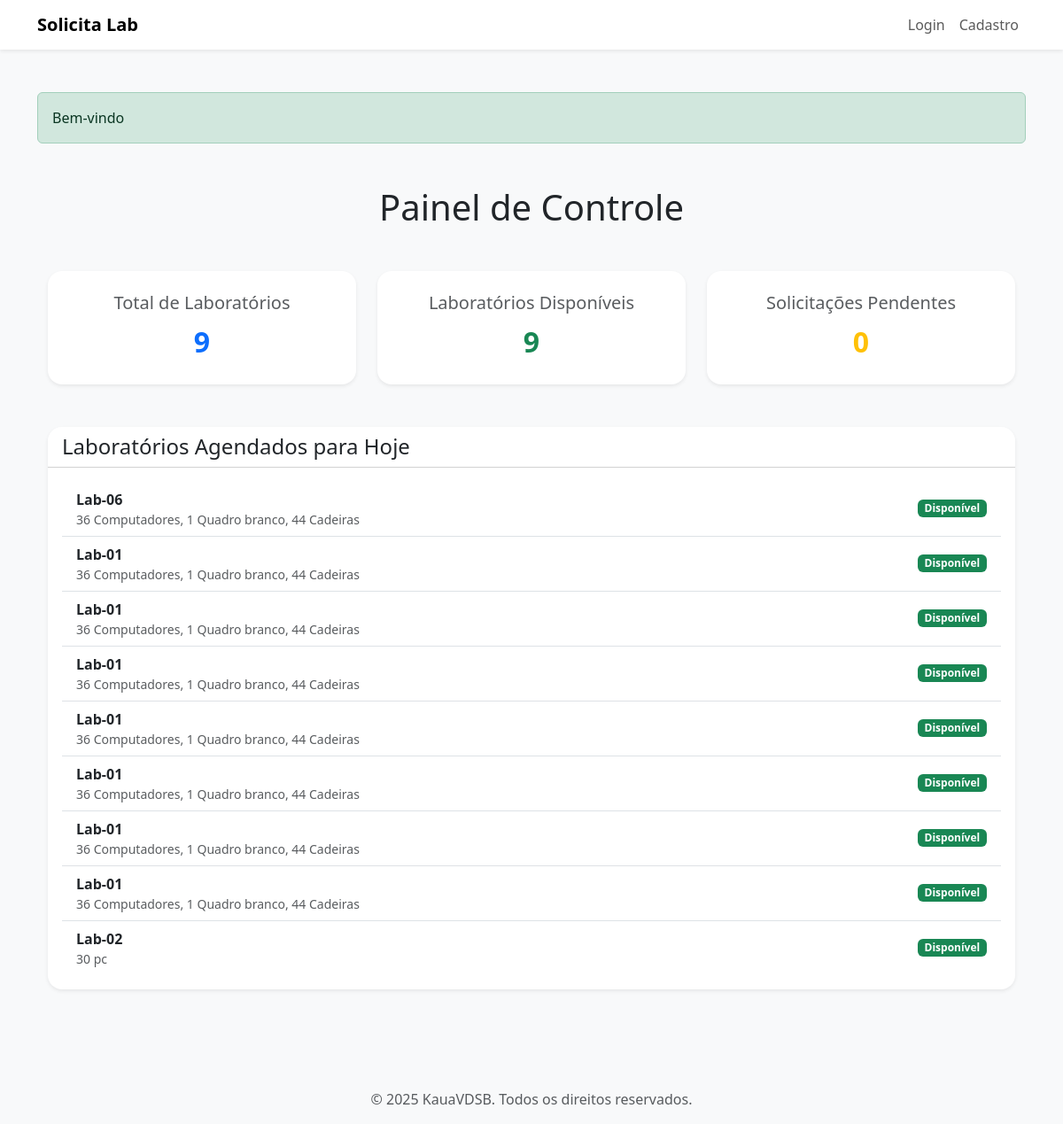
The page / on the database its author committed.
### app/models.py (models this page shows)
class Laboratorio(db.Model):
    __tablename__ = 'labs'
    id = db.Column(db.Integer, primary_key=True)
    nome = db.Column(db.String(50), nullable=False)
    capacidade = db.Column(db.Integer, nullable=False)
    equipamentos = db.Column(db.String(200), nullable=False)
    abertura = db.Column(db.Time, nullable=False)
    fechamento = db.Column(db.Time, nullable=False)
    status = db.Column(db.String(12), default="Disponível", nullable=False)
    """ Relacao um-para-muitos: Um laboratorio pode ter muitas Solicitacoes.
        aponta para lab em Solicitacao.
    """
    solicitacoes = db.relationship(
        'Solicitacao', back_populates='lab', lazy=True
    )

### app/routes.py (the view)
@app.route("/") #/homepage é padrão
def homepage():
    labs_total = Laboratorio.query.count()
    labs_disponiveis = Laboratorio.query.filter_by(status='Disponível').count()
    solicitacoes_pendentes = Solicitacao.query.filter_by(status='Pendente').count()
    labs_agendados = Laboratorio.query.all()
    message=''
    if current_user.is_authenticated:
        username = User.query.get(current_user.id).nome
        message = f', {username}'
    flash(f'Bem-vindo{message}', 'success')
    return render_template(
        "index.html",
        labs_total=labs_total,
        labs_disponiveis=labs_disponiveis,
        solicitacoes_pendentes=solicitacoes_pendentes,
        labs=labs_agendados
    )

### app/templates/index.html (shortened to what this page needs)
{% extends 'base/base_bs.html' %}
{% block content %}
<div class="container my-5">
    <h1 class="text-center mb-5">Painel de Controle</h1>
    <div class="row g-4 mb-5">
        <div class="col-md-4">
            <div class="card shadow-sm text-center border-0 rounded-4">
                <div class="card-body p-4">
                    <h5 class="card-title text-muted">Total de Laboratórios</h5>
                    <p class="card-text fs-2 fw-bold text-primary">{{ labs_total }}</p>
                </div>
            </div>
        </div>
        <div class="col-md-4">
            <div class="card shadow-sm text-center border-0 rounded-4">
                <div class="card-body p-4">
                    <h5 class="card-title text-muted">Laboratórios Disponíveis</h5>
                    <p class="card-text fs-2 fw-bold text-success">{{ labs_disponiveis }}</p>
                </div>
            </div>
        </div>
        <div class="col-md-4">
            <div class="card shadow-sm text-center border-0 rounded-4">
                <div class="card-body p-4">
                    <h5 class="card-title text-muted">Solicitações Pendentes</h5>
                    <p class="card-text fs-2 fw-bold text-warning">{{ solicitacoes_pendentes }}</p>
                </div>
            </div>
        </div>
    </div>
    <div class="row">
        <div class="col-12">
            <div class="card shadow-sm border-0 rounded-4">
                <div class="card-header bg-white rounded-top-4">
                    <h4 class="mb-0">Laboratórios Agendados para Hoje</h4>
                </div>
                <div class="card-body">
                    {% if labs %}
                        <ul class="list-group list-group-flush">
                            {% for lab in labs %}
                                <li class="list-group-item d-flex justify-content-between align-items-center">
                                    <div>
                                        <strong>{{ lab.nome }}</strong>
                                        <small class="text-muted d-block">{{ lab.equipamentos }}</small>
                                    </div>
                                    <span class="badge
                                        {% if lab.status == 'Ocupado' %} bg-danger
                                        {% elif lab.status == 'Disponível' %} bg-success
                                        {% else %} bg-secondary
                                        {% endif %}">
                                        {{ lab.status }}
                                    </span>
                                </li>
                            {% endfor %}
                        </ul>
                    {% else %}
                        <div class="alert alert-info text-center" role="alert">
                            Nenhum laboratório agendado para hoje.
                        </div>
                    {% endif %}
                </div>
            </div>
        </div>
    </div>
</div>
{% endblock %}

### app/templates/base/base_bs.html (shortened to what this page needs)
<!DOCTYPE html>
<html lang="pt-br">
<head>
    <link href="https://cdn.jsdelivr.net/npm/bootstrap@5.3.3/dist/css/bootstrap.min.css" rel="stylesheet" xintegrity="sha384-QWTKZyjpPEjISv5WaRU9OFeRpok6YctnYmDr5pNlyT2bRjXh0JMhjY6hW+ALEwIH">
    <link rel="stylesheet" href="https://cdnjs.cloudflare.com/ajax/libs/font-awesome/6.5.2/css/all.min.css" xintegrity="sha512-SnH5WK+bZxgPHs44uWIX+LLJAJ9/2PkPKZ5QiAj6Ta86w+fsb2C/lV/m7Gk5c2v60Q/y6M8o2F3L2w6w7P9e9w==" />
    <link
        href="https://cdn.jsdelivr.net/npm/select2@4.0.13/dist/css/select2.min.css"
        rel="stylesheet"
    />
</head>
<body class="d-flex flex-column min-vh-100 bg-light">
    {% include 'base/header.html' %}
    <main class="container my-5 flex-grow-1">
        {% with messages = get_flashed_messages(with_categories=true) %}
            {% if messages %}
                {% for category, message in messages %}
                    <div class="alert alert-{{ category }}" role="alert">
                        {{ message }}
                    </div>
                {% endfor %}
            {% endif %}
        {% endwith %}
        {% block content %}
        {% endblock %}
    </main>
    {% include 'base/footer.html' %}
</body>
</html>

### app/templates/base/header.html (shortened to what this page needs)
<header>
    <nav class="navbar navbar-expand-lg navbar-light bg-white shadow-sm">
        <div class="container-fluid container">
            <a class="navbar-brand fw-bold" href="{{ url_for('homepage') }}">
                Solicita Lab
            </a>
            <div class="collapse navbar-collapse justify-content-end" id="navbarNav">
                <ul class="navbar-nav">
                    {% if current_user.is_authenticated %}
                        <li class="nav-item">
                            <a class="nav-link" href="{{ url_for('labs_list') }}">Listar Labs</a>
                        </li>
                        <li class="nav-item">
                            <a class="nav-link" href="{{ url_for('solicitar_create') }}">Solicitar Lab</a>
                        </li>
                        {% if current_user.admin %}
                        <li class="nav-item">
                            <a class="nav-link" href="{{ url_for('labs_create') }}">Criar Lab</a>
                        </li>
                        {% endif %}
                        <li class="nav-item">
                            <a class="nav-link" href="{{ url_for('logout') }}">Sair</a>
                        </li>
                    {% else %}
                        <li class="nav-item">
                            <a class="nav-link" href="{{ url_for('login') }}">Login</a>
                        </li>
                        <li class="nav-item">
                            <a class="nav-link" href="{{ url_for('cadastro') }}">Cadastro</a>
                        </li>
                    {% endif %}
                </ul>
            </div>
        </div>
    </nav>
</header>

### app/templates/base/footer.html
<footer class="bg-light text-muted text-center py-3 mt-auto">
    <div class="container">
        <p class="mb-0">&copy; 2025 KauaVDSB. Todos os direitos reservados.</p>
    </div>
</footer>

### rows shown on the page
Laboratorio: nome "Lab-06", equipamentos "36 Computadores, 1 Quadro branco, 44 Cadeiras", status "Disponível"
Laboratorio: nome "Lab-01", equipamentos "36 Computadores, 1 Quadro branco, 44 Cadeiras", status "Disponível"
Laboratorio: nome "Lab-01", equipamentos "36 Computadores, 1 Quadro branco, 44 Cadeiras", status "Disponível"
Laboratorio: nome "Lab-01", equipamentos "36 Computadores, 1 Quadro branco, 44 Cadeiras", status "Disponível"
Laboratorio: nome "Lab-01", equipamentos "36 Computadores, 1 Quadro branco, 44 Cadeiras", status "Disponível"
Laboratorio: nome "Lab-01", equipamentos "36 Computadores, 1 Quadro branco, 44 Cadeiras", status "Disponível"
Laboratorio: nome "Lab-01", equipamentos "36 Computadores, 1 Quadro branco, 44 Cadeiras", status "Disponível"
Laboratorio: nome "Lab-01", equipamentos "36 Computadores, 1 Quadro branco, 44 Cadeiras", status "Disponível"
Laboratorio: nome "Lab-02", equipamentos "30 pc", status "Disponível"

### other values the page prints
{{ message }} "Bem-vindo"
{{ labs_total }} "9"
{{ labs_disponiveis }} "9"
{{ solicitacoes_pendentes }} "0"
